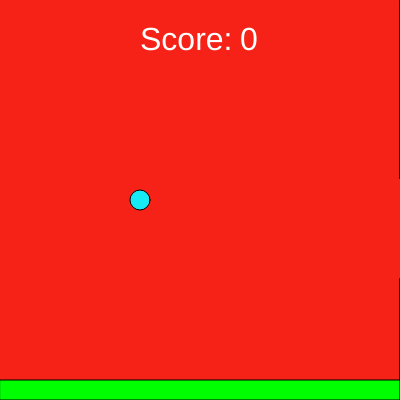
Frame 1 (no input)
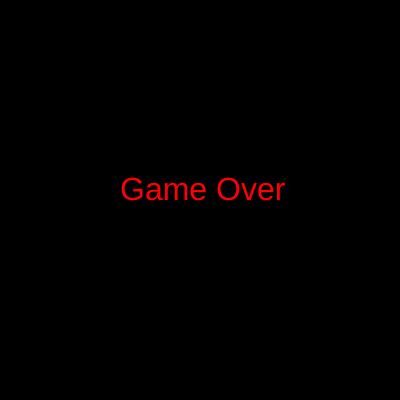
Frame 60 (no input)
Frame 120 (the mouse pressed at the canvas centre since frame 60): identical to frame 60, image omitted

The p5.js sketch that drew these frames (run headless with seeded random() and noise() and a simulated clock; from frame 60 on, the mouse is pressed at the canvas centre):

// p5.js sketch
// ── sketch.js
var yspeed=0;
var y=200;
var yaccel=0.5;
var rectCoordsX=[400,400];
var rectCoordsX2=[600,600];
var rectCoordsY=[0,0];
var rectCoordsY2=[0,0];
var speed=-1.3;
var end=false;
var s=0;

function setup() {
  createCanvas(400, 400);
	for( var i = 0; i < 1; i++){
    rectCoordsY[i] = random(0, height - 150);
    rectCoordsY2[i] = random(0, height - 150);
  }
}

function draw() {
  if (end){
    background(0);
    fill(255,0,0);
    text ("Game Over", width/2 - 80, height/2);
    y=200;
    s=0;
    for (var i=0; i<1; i++){
    	rectCoordsX[i]=400;
    	rectCoordsX2[i]=600;
    }
  } else {
  	background(246, 34, 23);
  	createBall();
  	moveBall();
  	makeWalls();
  	moveWalls();
  	checkWalls();
    checkContact();
  	ground();
    checkTB();
    points();

    textSize(32);
  	fill(255);
  	text('Score:',140,50);
  	text(s,240,50);
  }
}

function createBall(){
  fill(22, 234, 245);
  ellipse(140,y,20,20);
}

function moveBall(){
  yspeed=yspeed+yaccel;
  y=y+yspeed;
}

function makeWalls(){
  for(var i=0; i<1; i++){
 		rect(rectCoordsX[i],0,40,rectCoordsY[i]);
  	rect(rectCoordsX[i],rectCoordsY[i] + 100,40,height-rectCoordsY[i]-100);
    rect(rectCoordsX2[i],0,40,rectCoordsY2[i]);
  	rect(rectCoordsX2[i],rectCoordsY2[i] + 100,40,height-rectCoordsY2[i]-100);
  }
}

function moveWalls(){
  for(var i=0; i<1; i++){
    rectCoordsX[i]=rectCoordsX[i]+speed
    rectCoordsX2[i]=rectCoordsX2[i]+speed
  }
}

function checkWalls(){
  for(var i=0; i<1; i++){
    if(rectCoordsX[i] <= 0){
      rectCoordsX[i]=400;
      rectCoordsY[i]=random(0, height - 150);
    }
    if(rectCoordsX2[i] <= 0){
      rectCoordsX2[i]=400;
      rectCoordsY2[i]=random(0, height - 150);
    }
  }
}

function checkContact(){
  for(var i=0; i<1; i++){
    if(rectCoordsX[i]<140 && rectCoordsX[i]+40>140){
    	if(y>rectCoordsY[i] && y<rectCoordsY[i]+100){
        //live
      } else{
        end=true;
      }
  	}
    if(rectCoordsX2[i]<140 && rectCoordsX2[i]+40>140){
    	if(y>rectCoordsY2[i] && y<rectCoordsY2[i]+100){
        //live
      } else{
        end=true;
      }
  	}
  }
}

function points(){
  for(var i=0; i<1; i++){
    if(rectCoordsX[i]+39.5<140 && rectCoordsX[i]+41>140){
    	s=s+1;
    }
    if(rectCoordsX2[i]+39.5<140 && rectCoordsX2[i]+41>140){
    	s=s+1;
    }
  }
}

function ground(){
  //ground
  fill(0,255,0);
  rect(0,height-20,width,20);
}

function checkTB(){
  //top
  if(y<0){
  	y=0;
  }
  //bottom
  if(y>380){
    end=true;
  }
}

function mousePressed(){
	yspeed=-8;
  end=false;
}
